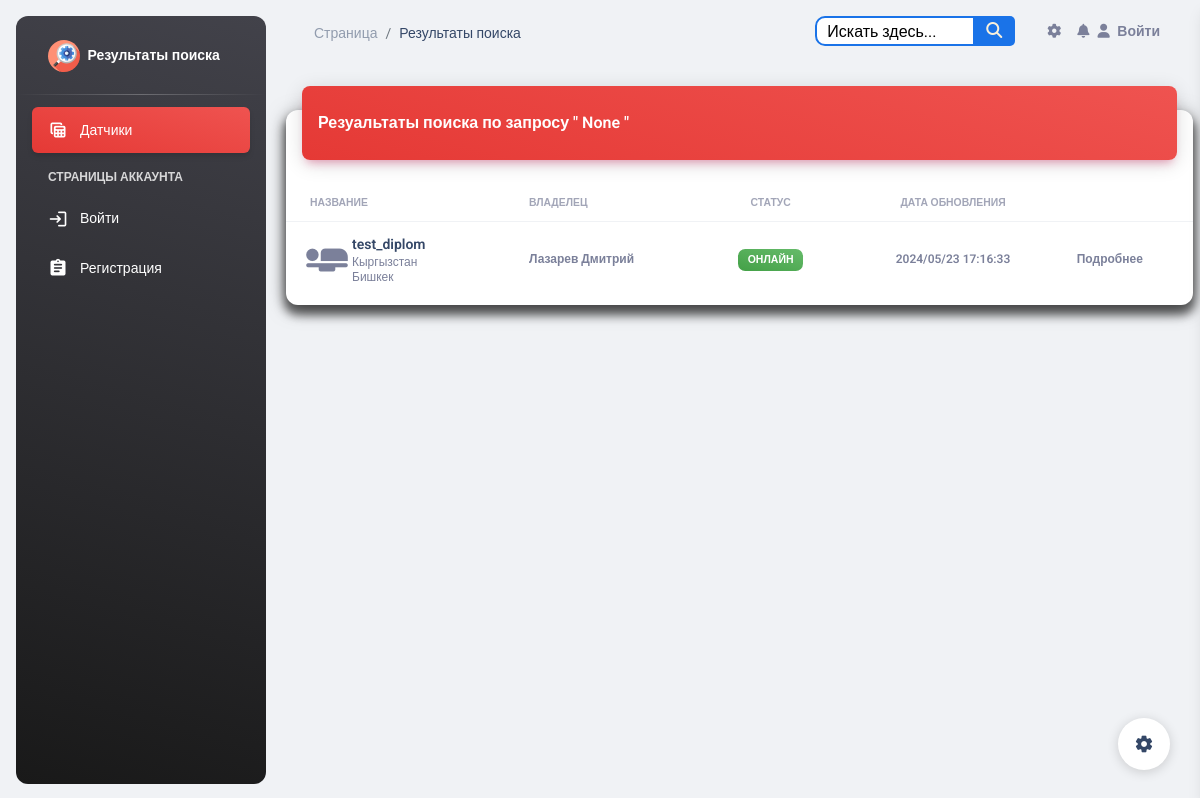
The app's page /search/, older data.
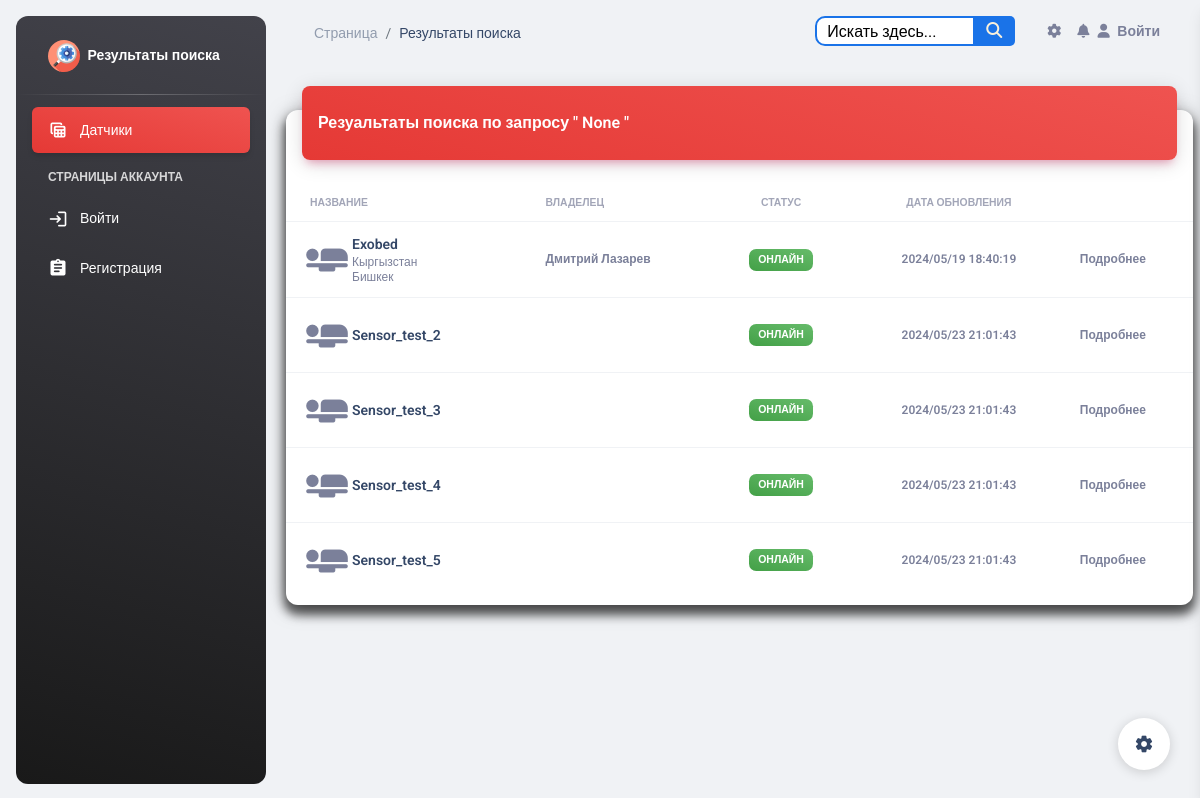
The same page, newer data.
### esp_sensor/models.py (models this page shows, shortened)
class Sensor(models.Model):
    id = models.AutoField(primary_key=True)
    name = models.CharField('Имя датчика', max_length=100, unique=True)
    slug = models.SlugField(max_length=255, unique=True, db_index=True, verbose_name="URL")
    description = models.TextField('Описание', blank=True)
    owner = models.CharField("Владелец", max_length=100, blank=True)
    date_added = models.DateTimeField('Дата добавления', auto_now=True)
    country = models.ManyToManyField(Country, blank=True, verbose_name='Страна')
    city = models.ManyToManyField(City, blank=True, verbose_name='Город')
    inclusions = models.IntegerField("Количество включений", default=0)
    power = models.IntegerField(default=0, blank=True, verbose_name='Мощность %',
                                validators=[MinValueValidator(0), MaxValueValidator(100)])
    watt = models.IntegerField("Потребление мощности Ватт", default=0)
    volt = models.IntegerField("Электрическое напряжение Вольт", default=0)
    work = models.BooleanField('Онлайн', default=True)
    blocked = models.BooleanField('Заблокирован', default=False)
    start = models.BooleanField('Старт', default=False)
    temperature = models.FloatField('Температура', default=0)
    fan_speed = models.IntegerField('Скорость кулера', default=0)
    ip_address = models.CharField('IP Адрес', max_length=15, blank=True)
    mac_address = models.CharField('MAC Адрес', max_length=20, blank=True)
    confirmed = models.BooleanField('Подтвержден администратором', default=False)
    version = models.CharField('Версия прошивки', max_length=15, blank=True)
    processing_time = models.FloatField('Время обработки (мс)', null=True, blank=True)
    class Meta:
        verbose_name = 'Датчик'
        verbose_name_plural = 'Датчики'

class Country(models.Model):
    id = models.AutoField(primary_key=True)
    name = models.CharField("Название", max_length=100)
    class Meta:
        verbose_name = 'Страна'
        verbose_name_plural = 'Страны'

class City(models.Model):
    id = models.AutoField(primary_key=True)
    country = models.ManyToManyField(Country, blank=True, verbose_name='Страна')
    name = models.CharField("Название", max_length=100)
    class Meta:
        verbose_name = 'Город'
        verbose_name_plural = 'Города'

### esp_sensor/views.py (the view)
# urls.py: path('search/', views.search_sensors, name='search_sensors'),
def search_sensors(request):
    query = request.GET.get('q')
    if query:
        sensors = Sensor.objects.filter(
            Q(name__icontains=query) |
            Q(description__icontains=query) |
            Q(owner__icontains=query) |
            Q(mac_address__icontains=query) |
            Q(ip_address__icontains=query) |
            Q(country__name__icontains=query) |
            Q(city__name__icontains=query) |
            Q(inclusions__icontains=query)
        ).distinct()
    else:
        sensors = Sensor.objects.all()
    return render(request, 'sensor/search_results.html', {'sensors': sensors, 'query': query})

### templates/sensor/search_results.html (shortened to what this page needs)
{% load static %}
{% include 'base.html' %}
<body class="g-sidenav-show  bg-gray-200">
<aside class="sidenav navbar navbar-vertical navbar-expand-xs border-0 border-radius-xl my-3 fixed-start ms-3   bg-gradient-dark"
       id="sidenav-main">
    <div class="sidenav-header">
        <a class="navbar-brand m-0">
            <img src="{% static 'img/search-magnifying-glass-svgrepo-com.svg' %}" class="navbar-brand-img h-100"
                 alt="main_logo">
            <span class="ms-1 font-weight-bold text-white">Результаты поиска</span>
        </a>
    </div>
    <hr class="horizontal light mt-0 mb-2">
    <div class="collapse navbar-collapse  w-auto " id="sidenav-collapse-main">
        <ul class="navbar-nav">
            <li class="nav-item">
                <a class="nav-link text-white active bg-gradient-danger" href="{% url 'sensor_list' %}">
                    <div class="text-white text-center me-2 d-flex align-items-center justify-content-center">
                        <i class="material-icons opacity-10">table_view</i>
                    </div>
                    <span class="nav-link-text ms-1">Датчики</span>
                </a>
            </li>
            <li class="nav-item mt-3">
                <h6 class="ps-4 ms-2 text-uppercase text-xs text-white font-weight-bolder opacity-8">Страницы
                    аккаунта</h6>
            </li>
            {% if user.is_authenticated %}
                <li class="nav-item">
                    <a class="nav-link text-white " href="{% url 'profiles:profile_detail' user.profile.slug %}">
                        <div class="text-white text-center me-2 d-flex align-items-center justify-content-center">
                            <i class="material-icons opacity-10">person_add</i>
                        </div>
                        <span class="nav-link-text ms-1">Профиль</span>
                        <span class="nav-link-text ms-1">{{ user.username }}</span>
                    </a>
                </li>
                <li class="nav-item">
                    <a class="nav-link text-white " href='{% url 'logout' %}'>
                        <div class="text-white text-center me-2 d-flex align-items-center justify-content-center">
                            <i class="material-icons opacity-10">login</i>
                        </div>
                        <span class="nav-link-text ms-1">Выйти</span>
                    </a>
                </li>
            {% else %}
                <li class="nav-item">
                    <a class="nav-link text-white " href='{% url 'login' %}'>
                        <div class="text-white text-center me-2 d-flex align-items-center justify-content-center">
                            <i class="material-icons opacity-10">login</i>
                        </div>
                        <span class="nav-link-text ms-1">Войти</span>
                    </a>
                </li>
                <li class="nav-item">
                    <a class="nav-link text-white " href="{% url 'register' %}">
                        <div class="text-white text-center me-2 d-flex align-items-center justify-content-center">
                            <i class="material-icons opacity-10">assignment</i>
                        </div>
                        <span class="nav-link-text ms-1">Регистрация</span>
                    </a>
                </li>
            {% endif %}
        </ul>
    </div>
</aside>
<main class="main-content position-relative max-height-vh-100 h-100 border-radius-lg ">
    <nav class="navbar navbar-main navbar-expand-lg px-0 mx-4 shadow-none border-radius-xl" id="navbarBlur"
         data-scroll="true">
        <div class="container-fluid py-1 px-3">
            <nav aria-label="breadcrumb">
                <ol class="breadcrumb bg-transparent mb-0 pb-0 pt-1 px-0 me-sm-6 me-5">
                    <li class="breadcrumb-item text-sm"><a class="opacity-5 text-dark" href="javascript:;">Страница</a>
                    </li>
                    <li class="breadcrumb-item text-sm text-dark active" aria-current="page">Результаты поиска</li>
                </ol>
            </nav>
            {% include 'include/navbar.html' %}
        </div>
    </nav>
    <div class="container-fluid py-4">
        <div class="row">
            <div class="col-12">
                <div class="card my-4">
                    <div class="card-header p-0 position-relative mt-n4 mx-3 z-index-2">
                        <div class="bg-gradient-danger shadow-primary border-radius-lg pt-4 pb-3">
                            <h6 class="text-white ps-3">Резуальтаты поиска по запросу " {{ query }} "</h6>
                        </div>
                    </div>
                    <div class="card-body px-0 pb-2">
                        <div class="table-responsive p-0">
                            <table class="table align-items-center mb-0">
                                <thead>
                                <tr>
                                    <th class="text-uppercase text-secondary text-xxs font-weight-bolder opacity-7">
                                        Название
                                    </th>
                                    <th class="text-uppercase text-secondary text-xxs font-weight-bolder opacity-7 ps-2">
                                        Владелец
                                    </th>
                                    <th class="text-center text-uppercase text-secondary text-xxs font-weight-bolder opacity-7">
                                        Статус
                                    </th>
                                    <th class="text-center text-uppercase text-secondary text-xxs font-weight-bolder opacity-7">
                                        Дата обновления
                                    </th>
                                    <th class="text-secondary opacity-7"></th>
                                </tr>
                                </thead>
                                <tbody>
                                {% for sensor in sensors %}
                                    <tr>
                                        <td>
                                            <div class="d-flex px-2 py-1">
                                                <div>
                                                    <i class="material-icons"
                                                       style="font-size: 50px;">airline_seat_flat</i>
                                                </div>
                                                <div class="d-flex flex-column justify-content-center">
                                                    <h6 class="mb-0 text-sm">{{ sensor.name }}</h6>
                                                    {% for country in sensor.country.all %}
                                                        <p class="text-xs text-secondary mb-0">{{ country.name }}</p>
                                                    {% endfor %}
                                                    {% for city in sensor.city.all %}
                                                        <p class="text-xs text-secondary mb-0">{{ city.name }}</p>
                                                    {% endfor %}
                                                </div>
                                            </div>
                                        </td>
                                        <td>
                                            <p class="text-xs font-weight-bold mb-0">{{ sensor.owner }}</p>
                                        </td>
                                        <td class="align-middle text-center text-sm">
                                            {% if sensor.work %}
                                                <span class="badge badge-sm bg-gradient-success">Онлайн</span>
                                            {% else %}
                                                <span class="badge badge-sm bg-gradient-secondary">Оффлайн</span>
                                            {% endif %}
                                        </td>
                                        <td class="align-middle text-center">
                                            <span class="text-secondary text-xs font-weight-bold">{{ sensor.date_added | date:"Y/m/d H:i:s" }}</span>
                                        </td>
                                        <td class="align-middle">
                                            <a href="{% url 'sensor_detail' sensor.pk %}"
                                               class="text-secondary font-weight-bold text-xs"
                                               data-toggle="tooltip" data-original-title="Edit user">
                                                Подробнее
                                            </a>
                                        </td>
                                    </tr>
                                {% empty %}
                                    <h6 class="text-primary ps-3">Поиск не дал результатов!</h6>
                                {% endfor %}
                                </tbody>
                            </table>
                        </div>
                    </div>
                </div>
            </div>
        </div>
    </div>
</main>
{% include 'include/setting.html' %}
</body>

### templates/base.html (shortened to what this page needs)
{% load static %}
<head>
    <link href="{% static 'css/nucleo-icons.css' %}" rel="stylesheet"/>
    <link href="{% static 'css/nucleo-svg.css' %}" rel="stylesheet"/>
    <link rel="stylesheet" href="https://cdnjs.cloudflare.com/ajax/libs/font-awesome/6.0.0-beta3/css/all.min.css">
    <link id="pagestyle" href="{% static 'css/material-dashboard.css' %}" rel="stylesheet"/>
</head>

### templates/include/navbar.html (shortened to what this page needs)
{% load static %}
<div class="collapse navbar-collapse mt-sm-0 mt-2 me-md-0 me-sm-4" id="navbar">
    <div class="ms-md-auto pe-md-3 d-flex align-items-center">
        <div class="d1">
            <form class="custom-form" action="{% url 'search_sensors' %}" method="get">
                <input id="search" type="text" name="q" placeholder="Искать здесь...">
                <button type="submit"></button>
            </form>
        </div>
    </div>
    <ul class="navbar-nav  justify-content-end">
        <li class="nav-item px-3 d-flex align-items-center">
            <a href="javascript:;" class="nav-link text-body p-0">
                <i class="fa fa-cog fixed-plugin-button-nav cursor-pointer"></i>
            </a>
        </li>
        <li class="nav-item dropdown pe-2 d-flex align-items-center">
            <a href="javascript:;" class="nav-link text-body p-0" id="dropdownMenuButton"
               data-bs-toggle="dropdown" aria-expanded="false">
                <i class="fa fa-bell cursor-pointer"></i>
            </a>
        </li>
        {% if user.is_authenticated %}
            <li class="nav-item d-flex align-items-center">
                <a href="{% url 'logout' %}" class="nav-link text-body font-weight-bold px-0">
                    <i class="fa fa-user me-sm-1"></i>
                    <span class="d-sm-inline d-none">Выйти</span>
                </a>
            </li>
        {% else %}
            <li class="nav-item d-flex align-items-center">
                <a href="{% url 'login' %}" class="nav-link text-body font-weight-bold px-0">
                    <i class="fa fa-user me-sm-1"></i>
                    <span class="d-sm-inline d-none">Войти</span>
                </a>
            </li>
        {% endif %}
    </ul>
</div>

### templates/include/setting.html (shortened to what this page needs)
<div class="fixed-plugin">
    <a class="fixed-plugin-button text-dark position-fixed px-3 py-2">
        <i class="material-icons py-2">settings</i>
    </a>
</div>

### templates/include/script.html (shortened to what this page needs)
{% load static %}

### templates/include/navbar.html (style rules this page uses)
.custom-form { position: relative; width: 200px; margin: 0 auto; }
.d1 input { width: 100%; height: 30px; padding-left: 10px; border: 2px solid #1A73E8; border-radius: 10px; outline: none; background: #ffffff; color: #000000; }
.d1 button { position: absolute; top: 0; right: 0px; width: 42px; height: 30px; border: none; background: #1A73E8; border-radius: 0 5px 5px 0; cursor: pointer; }
.d1 button:before { content: "\f002"; font-family: FontAwesome; font-size: 16px; color: #F9F0DA; }
#search::placeholder { color: black; }

Row changes from the older to the newer data that the page shows:
removed Sensor: name "test_diplom", owner "Лазарев Дмитрий", work "ОНЛАЙН", date_added "2024/05/23 17:16:33", Country (name "Кыргызстан"), City (name "Бишкек")
added Sensor: name "Exobed", owner "Дмитрий Лазарев", work "ОНЛАЙН", date_added "2024/05/19 18:40:19", Country (name "Кыргызстан"), City (name "Бишкек")
added Sensor: name "Sensor_test_2", work "ОНЛАЙН", date_added "2024/05/23 21:01:43"
added Sensor: name "Sensor_test_3", work "ОНЛАЙН", date_added "2024/05/23 21:01:43"
added Sensor: name "Sensor_test_4", work "ОНЛАЙН", date_added "2024/05/23 21:01:43"
added Sensor: name "Sensor_test_5", work "ОНЛАЙН", date_added "2024/05/23 21:01:43"
